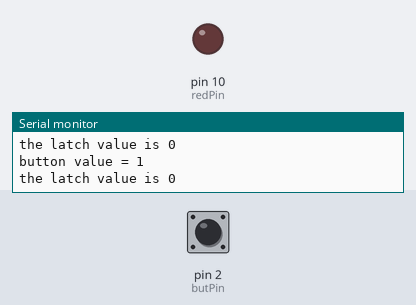
The sketch below on a simulated Arduino Uno, built with avr-gcc and run on an emulated ATmega328P. Parts: output pins drawn as LEDs (lit = HIGH), the last lines printed to the serial monitor. The inputs (shaded band) are chosen by the test bench; at power-on: pin 2 (butPin) HIGH.

Above: at 1.2 s.
1.3 s: pin 2 (butPin) pulled LOW for 0.15 s
At 1.41 s:
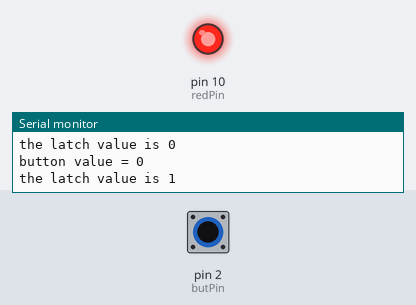
2.9 s: pin 2 (butPin) pulled LOW for 3.2 s
At 4.2 s:
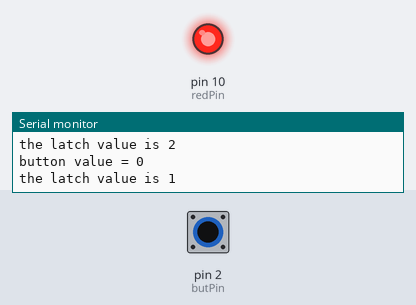
Timing chart, 0 to 5.9 s (numbered marks = the images above; inputs shaded):
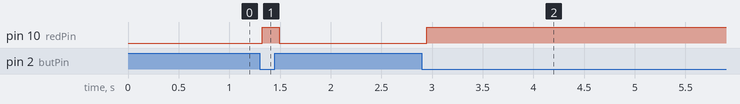

The sketch:

toggleLedButton.ino
```cpp
int butPin = 2;
int redPin = 10;
int br = 9600;
int butVal;
int latch = 0;
int dt = 50;


void setup() {
  // put your setup code here, to run once:
  pinMode(butPin,INPUT);
  pinMode(redPin,OUTPUT);
  Serial.begin(br);
}

void loop() {
  // put your main code here, to run repeatedly:
if (latch > 1){
  latch = 0;
}
butVal = digitalRead(butPin);
Serial.print("button value = ");
Serial.println(butVal);

if (butVal==0){
  latch = latch + 1;
}

if (latch == 1){
digitalWrite(redPin,HIGH);
}
if (latch ==0){
  digitalWrite(redPin,LOW);
}

Serial.print("the latch value is ");
Serial.println(latch);
}
```

Measured:
- after the input at 1.3 s, pin 10 (redPin): LOW → HIGH at once, → LOW 0.17 s later
- after the input at 2.9 s, pin 10 (redPin): LOW → HIGH after 0.05 s
